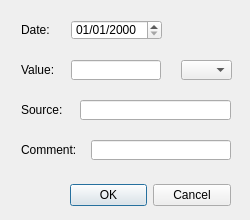
<?xml version="1.0" encoding="UTF-8"?>
<ui version="4.0">
 <class>EditIncome</class>
 <widget class="QDialog" name="EditIncome">
  <property name="geometry">
   <rect>
    <x>0</x>
    <y>0</y>
    <width>250</width>
    <height>220</height>
   </rect>
  </property>
  <property name="windowTitle">
   <string>Edit income</string>
  </property>
  <widget class="QComboBox" name="comboBoxCurrency">
   <property name="geometry">
    <rect>
     <x>181</x>
     <y>60</y>
     <width>51</width>
     <height>20</height>
    </rect>
   </property>
  </widget>
  <widget class="QLabel" name="labelSource">
   <property name="geometry">
    <rect>
     <x>21</x>
     <y>100</y>
     <width>50</width>
     <height>20</height>
    </rect>
   </property>
   <property name="text">
    <string>Source:</string>
   </property>
  </widget>
  <widget class="QLabel" name="labelComment">
   <property name="geometry">
    <rect>
     <x>21</x>
     <y>140</y>
     <width>60</width>
     <height>20</height>
    </rect>
   </property>
   <property name="text">
    <string>Comment:</string>
   </property>
  </widget>
  <widget class="QDateEdit" name="dateEdit">
   <property name="geometry">
    <rect>
     <x>71</x>
     <y>20</y>
     <width>91</width>
     <height>20</height>
    </rect>
   </property>
   <property name="maximumDateTime">
    <datetime>
     <hour>23</hour>
     <minute>59</minute>
     <second>59</second>
     <year>9999</year>
     <month>8</month>
     <day>30</day>
    </datetime>
   </property>
   <property name="displayFormat">
    <string>dd/MM/yyyy</string>
   </property>
  </widget>
  <widget class="QLineEdit" name="lineEditComment">
   <property name="geometry">
    <rect>
     <x>91</x>
     <y>140</y>
     <width>140</width>
     <height>20</height>
    </rect>
   </property>
  </widget>
  <widget class="QLineEdit" name="lineEditSource">
   <property name="geometry">
    <rect>
     <x>80</x>
     <y>100</y>
     <width>151</width>
     <height>20</height>
    </rect>
   </property>
  </widget>
  <widget class="QLabel" name="labelDate">
   <property name="geometry">
    <rect>
     <x>21</x>
     <y>20</y>
     <width>41</width>
     <height>20</height>
    </rect>
   </property>
   <property name="text">
    <string>Date:</string>
   </property>
  </widget>
  <widget class="QLabel" name="labelMoney">
   <property name="geometry">
    <rect>
     <x>21</x>
     <y>60</y>
     <width>41</width>
     <height>20</height>
    </rect>
   </property>
   <property name="text">
    <string>Value:</string>
   </property>
  </widget>
  <widget class="QLineEdit" name="lineEditMoneyValue">
   <property name="geometry">
    <rect>
     <x>71</x>
     <y>60</y>
     <width>90</width>
     <height>20</height>
    </rect>
   </property>
  </widget>
  <widget class="QDialogButtonBox" name="buttonsOkCancel">
   <property name="geometry">
    <rect>
     <x>70</x>
     <y>180</y>
     <width>161</width>
     <height>31</height>
    </rect>
   </property>
   <property name="orientation">
    <enum>Qt::Horizontal</enum>
   </property>
   <property name="standardButtons">
    <set>QDialogButtonBox::Cancel|QDialogButtonBox::Ok</set>
   </property>
   <property name="centerButtons">
    <bool>false</bool>
   </property>
  </widget>
 </widget>
 <resources/>
 <connections>
  <connection>
   <sender>buttonsOkCancel</sender>
   <signal>accepted()</signal>
   <receiver>EditIncome</receiver>
   <slot>accept()</slot>
   <hints>
    <hint type="sourcelabel">
     <x>248</x>
     <y>254</y>
    </hint>
    <hint type="destinationlabel">
     <x>157</x>
     <y>274</y>
    </hint>
   </hints>
  </connection>
  <connection>
   <sender>buttonsOkCancel</sender>
   <signal>rejected()</signal>
   <receiver>EditIncome</receiver>
   <slot>reject()</slot>
   <hints>
    <hint type="sourcelabel">
     <x>316</x>
     <y>260</y>
    </hint>
    <hint type="destinationlabel">
     <x>286</x>
     <y>274</y>
    </hint>
   </hints>
  </connection>
 </connections>
</ui>
